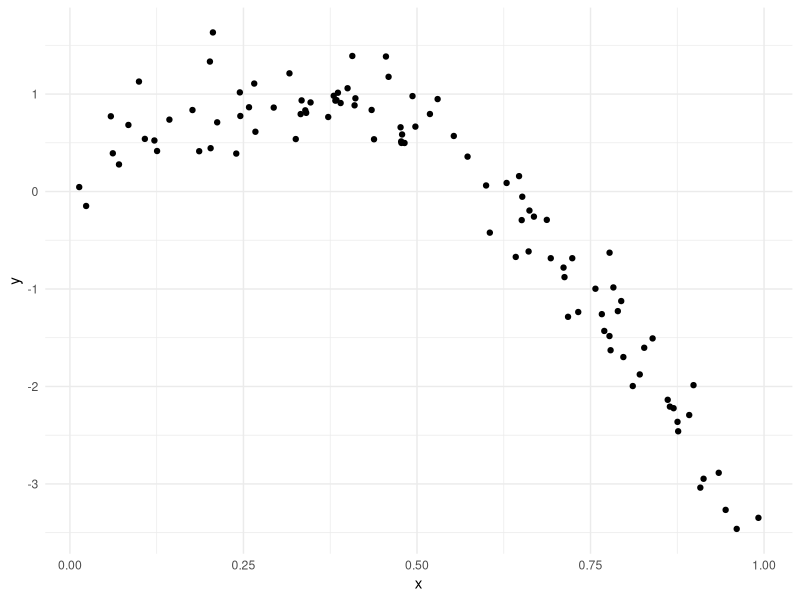
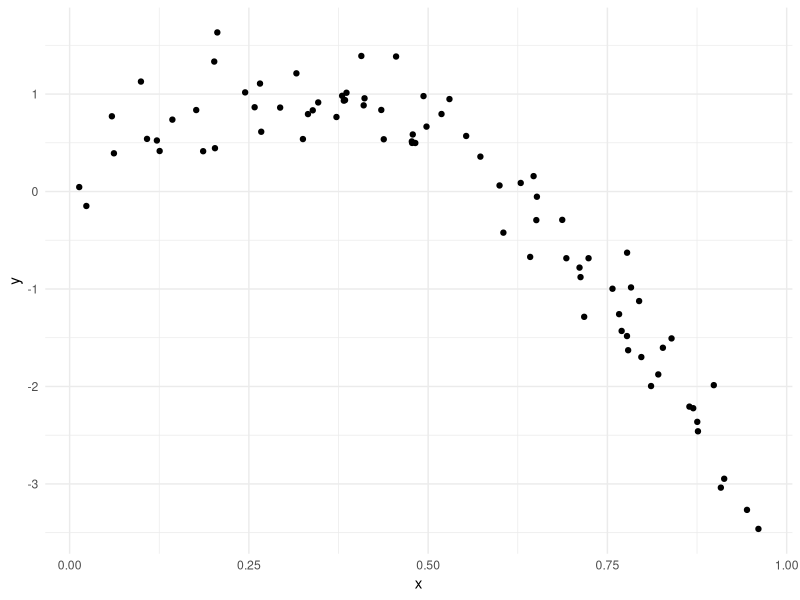
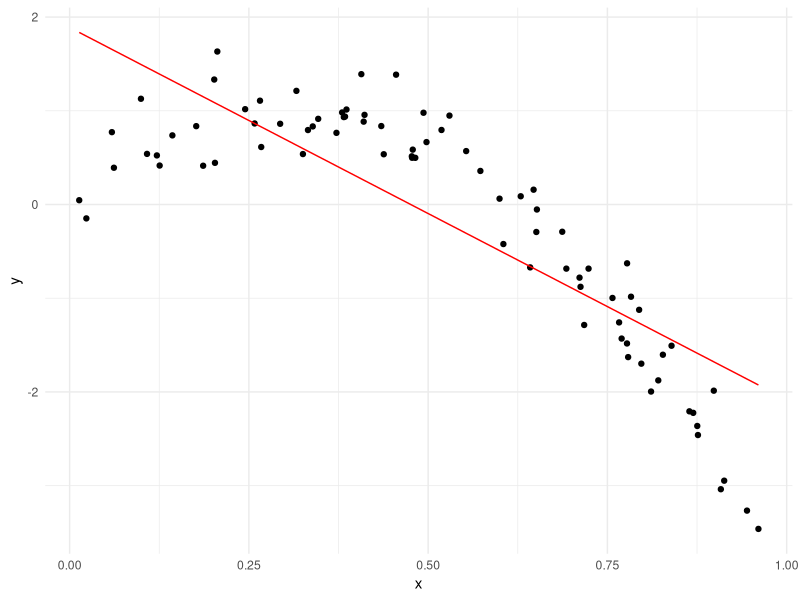
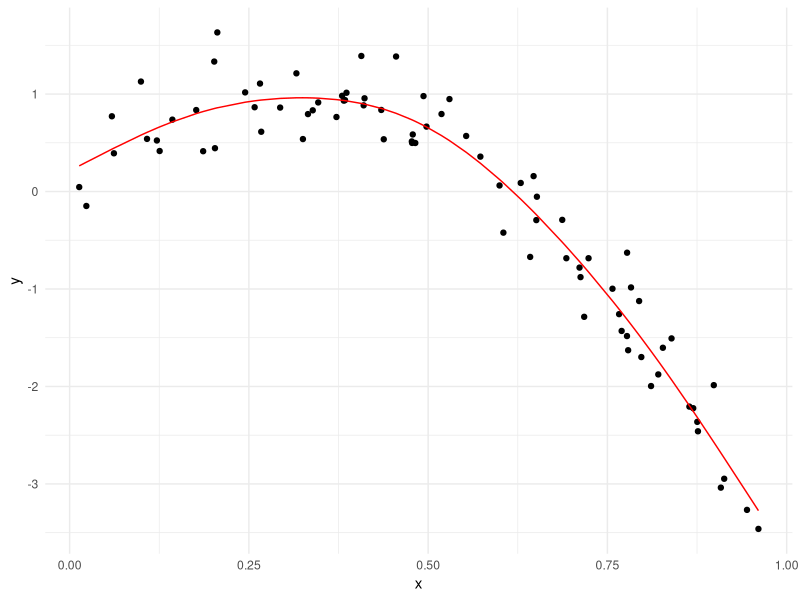
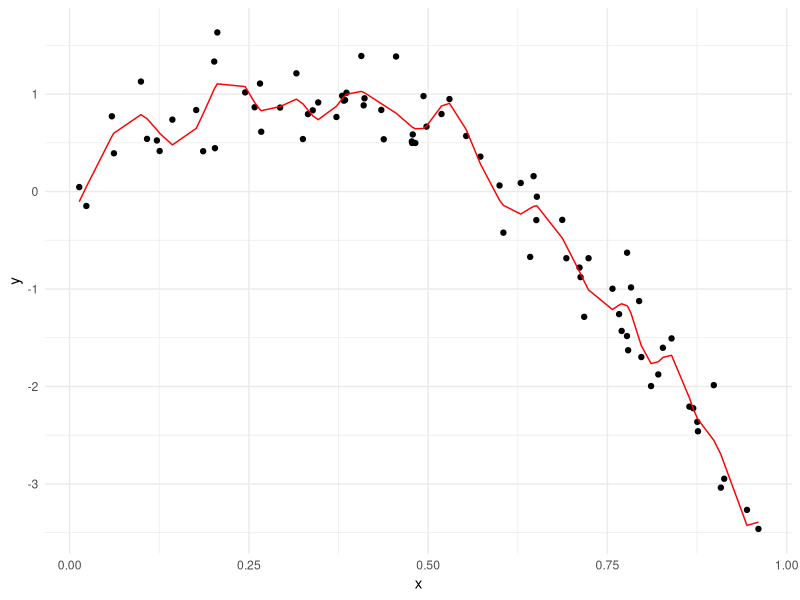
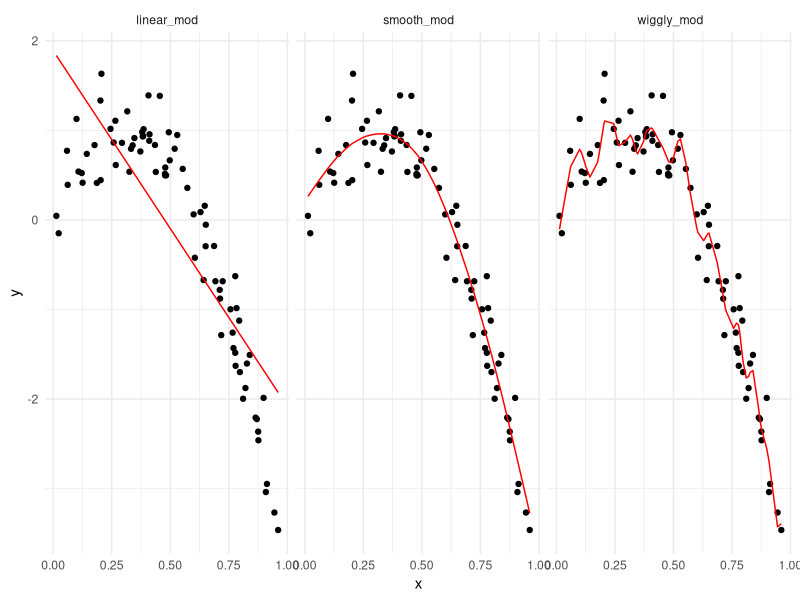
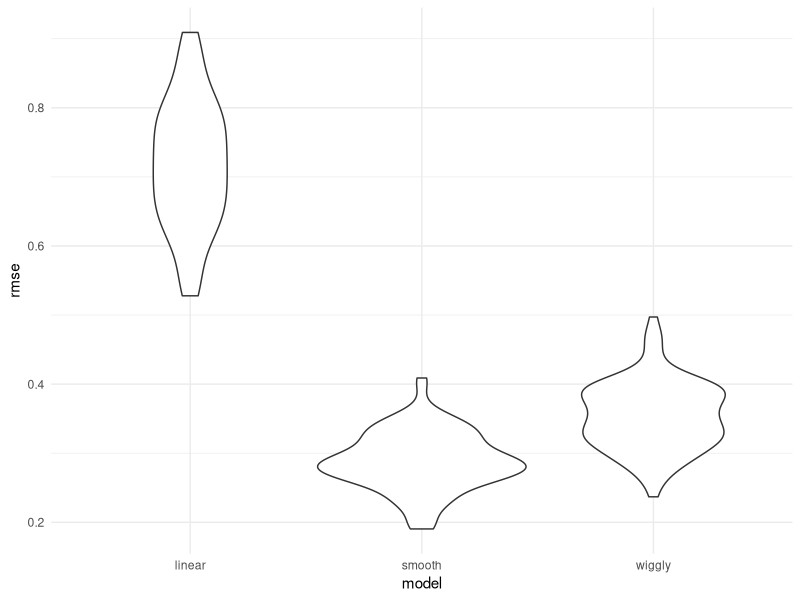

The R script that drew these images, in order:
## ---- chunk 1
library(tidyverse)
library(modelr)
library(mgcv)

knitr::opts_chunk$set(
  fig.width = 6,
  fig.asp = .6,
  out.width = "90%"
)

theme_set(theme_minimal() + theme(legend.position = "bottom"))

options(
  ggplot2.continuous.colour = "viridis",
  ggplot2.continuous.fill = "viridis"
)

scale_colour_discrete = scale_color_viridis_d
scale_fill_discrete = scale_fill_viridis_d

set.seed(1)
## ---- chunk 2
nonlin_df =
  tibble(
    id = 1:100,
    x = runif(100, 0, 1),
    y = 1 - 10 * (x - .3) ^ 2 + rnorm(100, 0, .3)
  )
## ---- chunk 3
nonlin_df %>% 
  ggplot(aes(x = x, y = y)) +
  geom_point()
## ---- chunk 4
train_df = sample_n(nonlin_df, size = 80)
test_df = anti_join(nonlin_df, train_df, by = "id")
## ---- chunk 5
linear_mod = lm(y ~ x, data = train_df)
smooth_mod = gam(y ~ s(x), data = train_df)
wiggly_mod = gam(y ~ s(x, k = 30), sp = 10e-6, data = train_df)
## ---- chunk 6
train_df %>% 
  ggplot(aes(x = x, y = y)) +
  geom_point()

train_df %>% 
  add_predictions(linear_mod) %>% 
  ggplot(aes(x = x, y = y)) +
  geom_point() + 
  geom_line(aes(y = pred), color = "red")

train_df %>% 
  add_predictions(smooth_mod) %>% 
  ggplot(aes(x = x, y = y)) +
  geom_point() + 
  geom_line(aes(y = pred), color = "red")

train_df %>% 
  add_predictions(wiggly_mod) %>% 
  ggplot(aes(x = x, y = y)) +
  geom_point() + 
  geom_line(aes(y = pred), color = "red")
## ---- chunk 7
train_df %>% 
  gather_predictions(linear_mod, smooth_mod, wiggly_mod) %>% 
  ggplot(aes(x = x, y = y)) +
  geom_point() + 
  geom_line(aes(y = pred), color = "red") +
  facet_grid(. ~ model)
## ---- chunk 8
#look at root mean square error (rmse) between (1) the model we created with 80% of the dataset, compared to the (2) testing dataset on the 20% 

rmse(linear_mod, test_df)
rmse(smooth_mod, test_df)
rmse(wiggly_mod, test_df)
#smooth model has smallest rmse - so makes the best predictions
#next step is to reiterate a bunch of times
## ---- chunk 9
cv_df = 
  crossv_mc(nonlin_df, 100)
#cross validation 100 times
## ---- chunk 10
cv_df %>% pull(train)

cv_df %>% pull(train) %>%  .[[1]] %>%  as_tibble()
cv_df %>% pull(test) %>%  .[[1]] %>%  as_tibble()
#you can have these as dataframes
## ---- chunk 11
cv_df =
  cv_df %>% 
  mutate(
    train = map(train, as_tibble),
    test = map(test, as_tibble)
  )
## ---- chunk 12
cv_df %>% 
  mutate(
    linear_mod = map(.x = train, ~lm(y ~ x, data = .x))
  )

cv_df %>% 
  mutate(
    linear_mod = map(.x = train, ~lm(y ~ x, data = .x))
  ) %>% pull(linear_mod)

cv_df = 
cv_df %>% 
  mutate(
    linear_mod = map(.x = train, ~lm(y ~ x, data = .x)),
    smooth_mod = map(.x = train, ~gam(y ~ s(x), data = .x)),
    wiggly_mod = map(.x = train, ~gam(y ~ s(x, k = 30), sp = 10e-6, data = .x))
  ) %>% 
  mutate(
    rmse_linear = map2_dbl(.x = linear_mod, .y = test, ~rmse(model = .x, data = .y)),
#.x is obtaining RMSE for "linear_mod" - unclear what .y is doing
    rmse_smooth = map2_dbl(.x = smooth_mod, .y = test, ~rmse(model = .x, data = .y)),
    rmse_wiggly = map2_dbl(.x = wiggly_mod, .y = test, ~rmse(model = .x, data = .y))
)
## ---- chunk 13
cv_df %>% 
  select(starts_with("rmse")) %>% 
  pivot_longer(
    everything(),
    names_to = "model",
    values_to = "rmse",
    names_prefix = "rmse_"
  ) %>% 
#100 cross validation training testing splits and 3 models fit to each of those splits
  ggplot(aes(x = model,, y = rmse)) +
  geom_violin()
#This tells us linear rmse always is higher so it does worse.  Smooth and wiggly better, there is some overlap between them, but smooth is generally better than wiggly.  Smooth model is doing the best.
## ---- chunk 14
cv_df %>% 
  select(starts_with("rmse")) %>% 
  pivot_longer(
    everything(),
    names_to = "model",
    values_to = "rmse",
    names_prefix = "rmse_"
  ) %>% 
  group_by(model) %>% 
  summarize(avg_rmse = mean(rmse))

